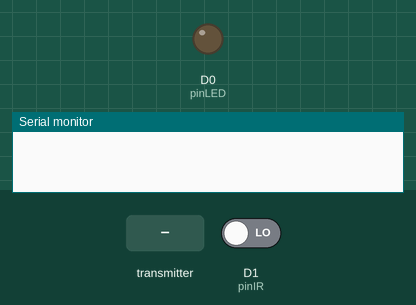
Simulated run of this sketch. Board: ESP8266 (NodeMCU). Shown: output pins drawn as LEDs (lit = HIGH), the last lines printed to the serial monitor. Inputs (shaded band) come from the test bench; at power-on: D1 (pinIR) LOW.

Above: at 3.2 s.
3.3 s: the transmitter starts sending new_state = 1
4.8 s: D1 (pinIR) driven HIGH
At 5.5 s:
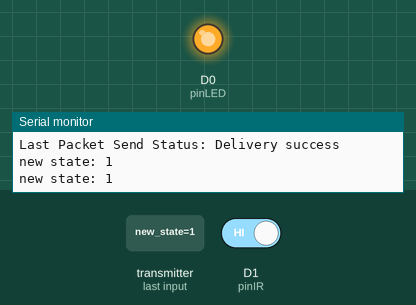
6.3 s: D1 (pinIR) driven LOW
At 6.6 s:
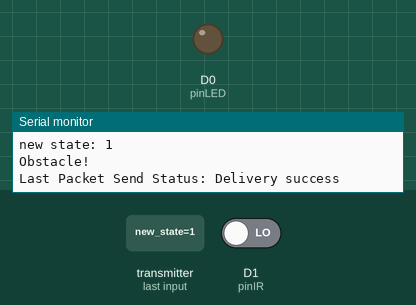
Timing chart, 0 to 8.8 s (numbered marks = the images above; inputs shaded):
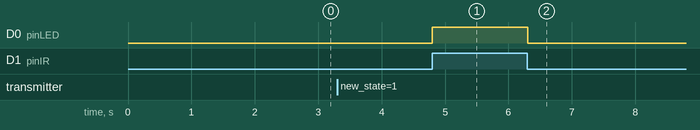

The sketch:

button.ino
```cpp
#include <ESP8266WiFi.h>
#include <espnow.h>

typedef struct ReceivedDataProperties {
  int new_state;
} ReceivedDataProperties;

typedef struct SentDataProperties {
  int current_state;
} SentDataProperties;

uint8_t motherboardBroadcastAddress[] = {0x14, 0x2b, 0x2f, 0xc6, 0xf2, 0x28};


const int pinLED = D0;
const int pinIR = D1;

int current_state = LOW;
ReceivedDataProperties receivedData;

//callback function that will be executed when data is received
void OnDataRecv(uint8_t * mac, uint8_t *incomingData, uint8_t len) {
  memcpy(&receivedData, incomingData, sizeof(ReceivedDataProperties));
  current_state = receivedData.new_state;
  Serial.print("new state: ");
  Serial.println(current_state);
}

void OnDataSent(uint8_t *mac_addr, uint8_t sendStatus) {
  Serial.print("Last Packet Send Status: ");
  if (sendStatus == 0) {
    Serial.println("Delivery success");
  }
  else {
    Serial.println("Delivery fail");
  }
}

void setup() {
  //Initialize Serial Monitor
  Serial.begin(115200);

  //Set device as a Wi-Fi Station
  WiFi.mode(WIFI_STA);

  //Init ESP-NOW
  if (esp_now_init() != 0) {
    Serial.println("Error initializing ESP-NOW");
    return;
  }
  esp_now_set_self_role(ESP_NOW_ROLE_COMBO);
  esp_now_add_peer(motherboardBroadcastAddress, ESP_NOW_ROLE_COMBO, 1, NULL, 0);
  esp_now_register_send_cb(OnDataSent);
  esp_now_register_recv_cb(OnDataRecv);

  pinMode(pinLED, OUTPUT);
  pinMode(pinIR, INPUT_PULLDOWN_16);

  current_state = LOW;
}

void loop() {
  int sensor = digitalRead(pinIR);
  // if (sensor == LOW) {
  //   digitalWrite(pinLED, HIGH);
  // }
  // else digitalWrite(pinLED, LOW);
  digitalWrite(pinLED, current_state);
  if (sensor == LOW && current_state == HIGH) {
    SentDataProperties sentData;
    sentData.current_state = current_state;
    Serial.println("Obstacle!");
    digitalWrite(pinLED, LOW);
    esp_now_send(0, (uint8_t *) &sentData, sizeof(SentDataProperties));
    current_state = LOW;
    delay(100);
  }

}
```

Measured:
- after the input at 4.8 s, D0 (pinLED): LOW → HIGH at once
- after the input at 6.3 s, D0 (pinLED): HIGH → LOW at once
